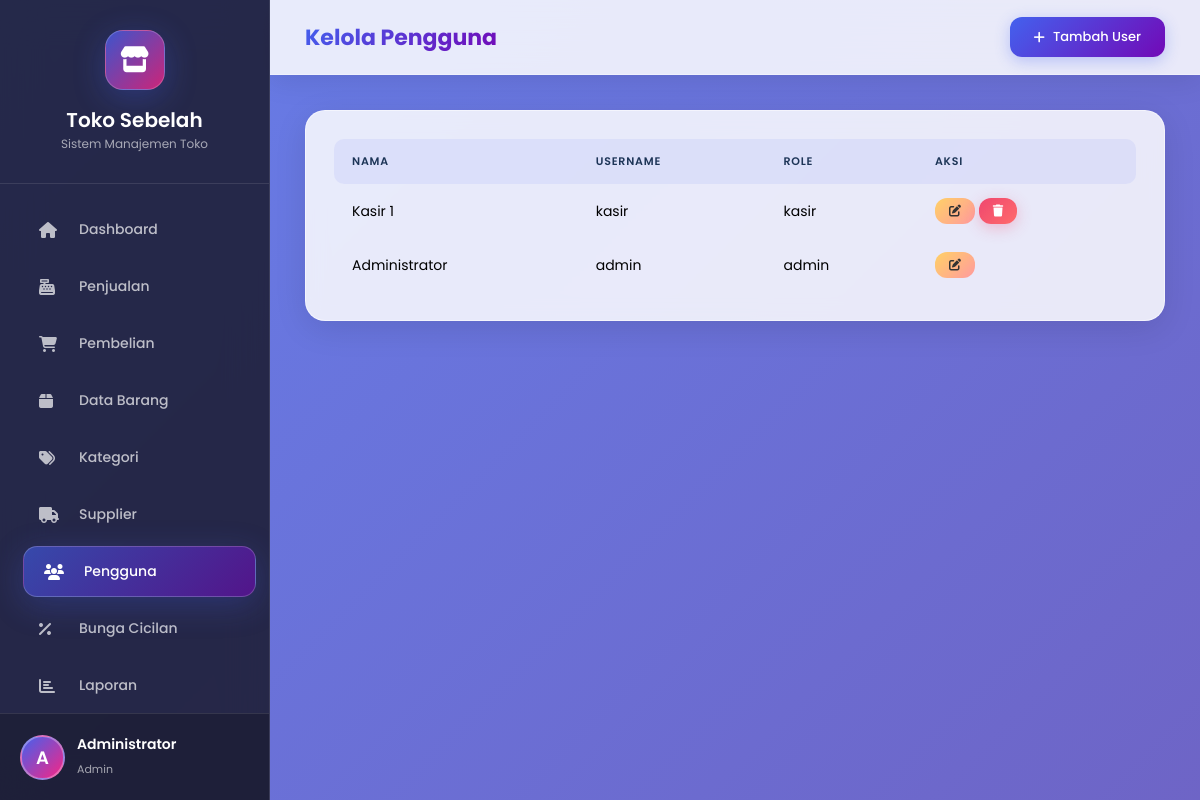
The page /pages/users.php (signed in) on the database its author committed.
### tables this page shows
CREATE TABLE users (
    id INT AUTO_INCREMENT PRIMARY KEY,
    nama VARCHAR(100) NOT NULL,
    username VARCHAR(50) NOT NULL UNIQUE,
    password VARCHAR(255) NOT NULL,
    role ENUM('admin','kasir') NOT NULL DEFAULT 'kasir',
    foto VARCHAR(255) DEFAULT 'default.png',
    created_at TIMESTAMP DEFAULT CURRENT_TIMESTAMP
);

### includes/koneksi.php (called while the page is built, shortened)
<?php
$host = "127.0.0.1";
$user = "root";
$pass = "";
$db   = "toko_online";
$conn = new mysqli($host, $user, $pass, $db);
$conn->set_charset("utf8mb4");
function query($sql) {
    global $conn;
    return $conn->query($sql);
}
?>

### pages/users.php (the view, shortened to what this page needs)
<?php
require_once '../includes/header.php';
require_once '../includes/sidebar.php';
$users = query("SELECT * FROM users ORDER BY id DESC");
?>
<div class="topbar">
    <div class="topbar-left"><h4>Kelola Pengguna</h4></div>
    <div class="topbar-right">
        <button class="btn btn-primary" onclick="openModal('modalTambah')"><i class="fas fa-plus"></i> Tambah User</button>
    </div>
</div>
<div class="main-content">
    <div class="content-card">
        <table class="data-table">
            <thead>
                <tr>
                    <th>Nama</th>
                    <th>Username</th>
                    <th>Role</th>
                    <th>Aksi</th>
                </tr>
            </thead>
            <tbody>
                <?php while ($row = $users->fetch_assoc()): ?>
                <tr>
                    <td><?= htmlspecialchars($row['nama']) ?></td>
                    <td><?= htmlspecialchars($row['username']) ?></td>
                    <td><?= htmlspecialchars($row['role']) ?></td>
                    <td>
                        <button class="btn btn-warning btn-sm" onclick="editUser(<?= $row['id'] ?>, '<?= addslashes($row['nama']) ?>', '<?= addslashes($row['username']) ?>', '<?= addslashes($row['role']) ?>')"><i class="fas fa-edit"></i></button>
                        <?php if ($row['id'] != $_SESSION['user_id']): ?>
                        <a href="?hapus=<?= $row['id'] ?>" class="btn btn-danger btn-sm" onclick="return confirmDelete('Apakah Anda yakin ingin menghapus user ini?')"><i class="fas fa-trash"></i></a>
                        <?php endif; ?>
                    </td>
                </tr>
                <?php endwhile; ?>
            </tbody>
        </table>
    </div>
</div>
<?php require_once '../includes/footer.php'; ?>

### assets/css/style.css (style rules this page uses)
:root { --primary: #4361ee; --primary-dark: #3a0ca3; --secondary: #7209b7; --accent: #f72585; --success: #06d6a0; --warning: #ffd166; --danger: #ef476f; --dark: #1d3557; --light: #f8f9fa; --gray: #6c757d; --sidebar-width: 270px; --topbar-height: 75px; --radius: 20px; --shadow: 0 8px 32px rgba(0,0,0,0.1); --shadow-lg: 0 20px 60px rgba(0,0,0,0.15); --glass: rgba(255,255,255,0.15); --glass-border: rgba(255,255,255,0.2); }
* { margin: 0; padding: 0; box-sizing: border-box; font-family: 'Poppins', sans-serif; }
.dashboard-body { background: linear-gradient(135deg, #667eea 0%, #764ba2 50%, #f093fb 100%); background-size: 400% 400%; animation: gradientBG 20s ease infinite; min-height: 100vh; }
.topbar { position: fixed; top: 0; left: var(--sidebar-width); right: 0; height: var(--topbar-height); background: rgba(255,255,255,0.85); backdrop-filter: blur(20px); -webkit-backdrop-filter: blur(20px); display: flex; align-items: center; justify-content: space-between; padding: 0 35px; box-shadow: 0 4px 30px rgba(0,0,0,0.1); z-index: 999; border-bottom: 1px solid rgba(255,255,255,0.3); }
.topbar-left h4 { font-size: 22px; font-weight: 700; background: linear-gradient(135deg, var(--primary), var(--secondary)); -webkit-background-clip: text; -webkit-text-fill-color: transparent; background-clip: text; }
.topbar-right { display: flex; align-items: center; gap: 15px; }
.main-content { margin-left: var(--sidebar-width); padding: calc(var(--topbar-height) + 35px) 35px 35px; }
.content-card { background: rgba(255,255,255,0.85); backdrop-filter: blur(10px); border-radius: var(--radius); padding: 28px; box-shadow: var(--shadow); margin-bottom: 28px; border: 1px solid rgba(255,255,255,0.5); }
.data-table { width: 100%; border-collapse: separate; border-spacing: 0; }
.data-table th, .data-table td { padding: 14px 18px; text-align: left; font-size: 14px; }
.data-table th { background: rgba(67,97,238,0.08); font-weight: 600; color: var(--dark); text-transform: uppercase; font-size: 11px; letter-spacing: 0.8px; }
.data-table th:first-child { border-radius: 10px 0 0 10px; }
.data-table th:last-child { border-radius: 0 10px 10px 0; }
.data-table tbody tr { border-bottom: 1px solid rgba(0,0,0,0.03); transition: all 0.2s; }
.data-table tbody tr:last-child { border-bottom: none; }
.btn { padding: 10px 24px; border-radius: 12px; border: none; font-size: 13px; font-weight: 500; cursor: pointer; text-decoration: none; display: inline-flex; align-items: center; gap: 8px; transition: all 0.3s; }
.btn-primary { background: linear-gradient(135deg, var(--primary), var(--secondary)); color: #fff; box-shadow: 0 4px 15px rgba(67,97,238,0.3); }
.btn-warning { background: linear-gradient(135deg, var(--warning), #ff9a9e); color: #333; }
.btn-danger { background: linear-gradient(135deg, var(--danger), #ff6b6b); color: #fff; box-shadow: 0 4px 15px rgba(239,71,111,0.3); }
.btn-sm { padding: 7px 14px; font-size: 12px; }

### rows shown on the page
users: nama "Kasir 1", username "kasir", role "kasir"
users: nama "Administrator", username "admin", role "admin"

### other values the page prints
$initial "A"
$nama "Administrator"
$role "Admin"
